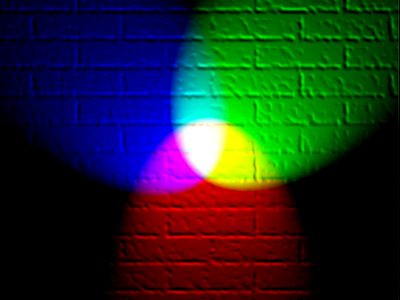
#> input picture RGB.jpg, 400 x 300 px, found by its file name
$ python parameters_of_image.py
#> lines starting #> are read from the running program, lines starting #| are printed output that depends on the picture
#!/usr/bin/env python3
# -*- coding: utf-8 -*-
"""
Created on Sun Feb 16 16:32:21 2020

@author: meitao
"""

import cv2
import numpy as np

img = cv2.imread('/home/mt/computer_vison/RGB.jpg')
#> img is the input picture: shape (300, 400, 3); mean B, G, R 36.9, 41.6, 29.5

#img = cv2.cvtColor(img, cv2.COLOR_BGR2GRAY)

img2 = cv2.imread('/home/mt/Desktop/computer vision/1.jpg')


dim = (img.shape[1], img.shape[0])
#> dim = (400, 300)
#print(dim)
mask = np.zeros((img.shape), np.uint8)

mask = cv2.rectangle(mask,(0,0),(400,400),(200,200,200),-1)
cv2.imshow('maks',mask)
cv2.imshow('img',img)


print(type(mask))
#| <class 'numpy.ndarray'>
print(type(img))
#| <class 'numpy.ndarray'>
print(mask.dtype)
#| uint8
print(img.dtype)
#| uint8


# [19 lines of commented-out code are left out]

bitAnd = cv2.bitwise_and(mask, img)
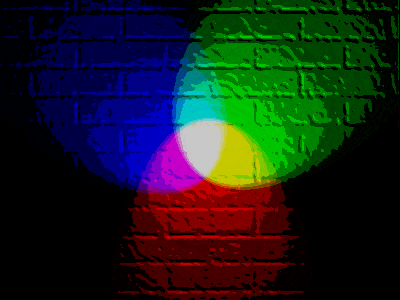
#> bitAnd: shape (300, 400, 3); mean B, G, R 27.4, 31.9, 22.4
cv2.imshow('bitAnd',bitAnd)

bitOr = cv2.bitwise_or(mask, img)
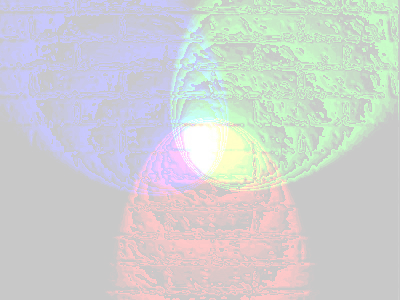
#> bitOr: shape (300, 400, 3); mean B, G, R 209.5, 209.7, 207.1
cv2.imshow('bitOr',bitOr)

merge = cv2.add(bitAnd,bitOr)
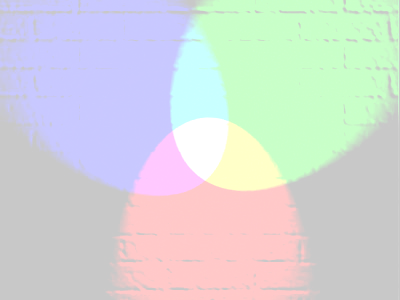
#> merge: shape (300, 400, 3); mean B, G, R 216.1, 216.3, 212.3
cv2.imshow('merge',merge)

error = img-bitAnd
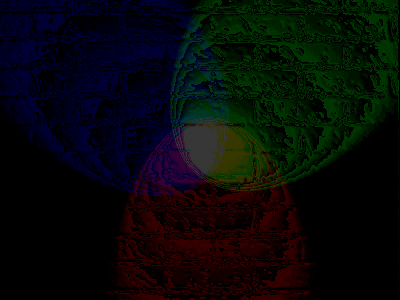
#> error: shape (300, 400, 3); mean B, G, R 9.5, 9.7, 7.1
cv2.imshow('error',error)

cv2.waitKey(0)
cv2.destroyAllWindows()
